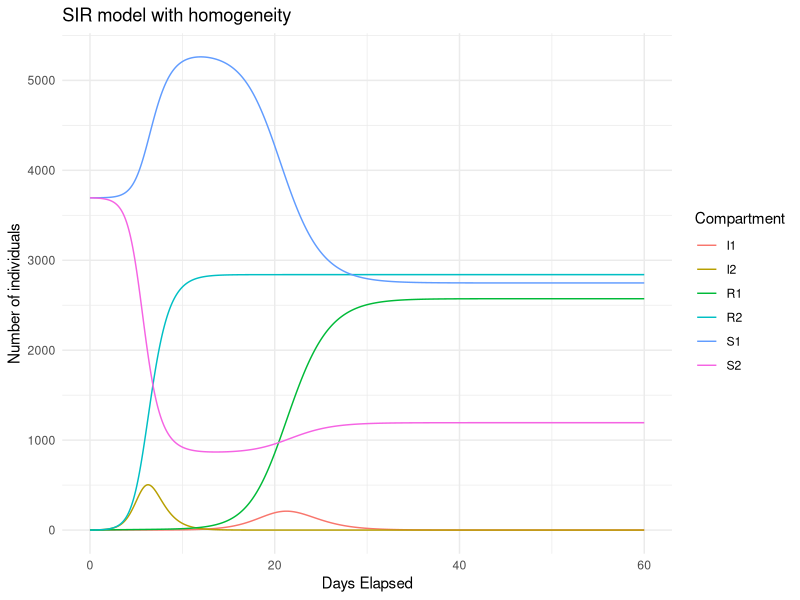

Here is the R script that generated this plot: (Note: this script raises an error after producing the figure.)
library(ggplot2)
library(deSolve)
library(tidyverse)

# SIR model with population structure

sir_model <- function(times, state, parameters) {
    
    with(as.list(c(state, parameters)), {
        
        N = S1 + S2 + I1 + I2 + R1 + R2
        dS1 <- -beta11 * S1 * I1 + beta12 * S1 * I2
        dS2 <- -beta22 * S2 * I2 + beta12 * S2 * I1
        dI1 <-  beta11 * S1 * I1 - gamma * I1
        dI2 <-  beta22 * S2 * I2 - gamma * I2
        dR1 <-                     gamma * I1
        dR2 <-                     gamma * I2
        
        return(list(c(dS1, dS2, dI1, dI2, dR1, dR2)))
    })
}

# set initial conditions, parameters,
# sequence of time points for solving the model

init = c(S1 = 3695, S2 = 3694, I1 = 1, I2 = 1, R1 = 0, R2 = 0) 
# split population into half for initial susceptibles?

parameters = c(beta11 = 7/19450, beta12 = 7/38900, beta22 = (3.8*0.2*7)/7391, gamma = 7/5)
times = seq(0, 60, length.out=1000)

out = ode(y = init, times = times, func = sir_model, parms = parameters)
out = as.data.frame(out)

# plot both SIR models on the same graph
out_long = pivot_longer(out, cols=c(2,3,4,5,6,7))
ggplot(out_long, aes(x=time, y=value, group=name, colour=name)) +
    geom_line() +
    theme_minimal() +
    xlab("Days Elapsed") +
    ylab("Number of individuals") +
    guides(colour=guide_legend(title="Compartment")) +
    ggtitle("SIR model with homogeneity")

# We are interested in the TOTAL number of infecteds
# For each time, we should add the values for I1 and I2 in out
out$total_I = out$I1 + out$I2

out_long = pivot_longer(out, cols=c(4,5))
ggplot(out_long, aes(x=time, y=total_I, group=name, colour='Simulated')) +
    geom_line() +
    geom_line(data=data, aes(x=nr, y=value, color='Real Data')) +
    theme_minimal() +
    xlab("Days Elapsed") +
    ylab("Number of individuals") +
    ggtitle("SIR Model With Population Structure: Cases")
